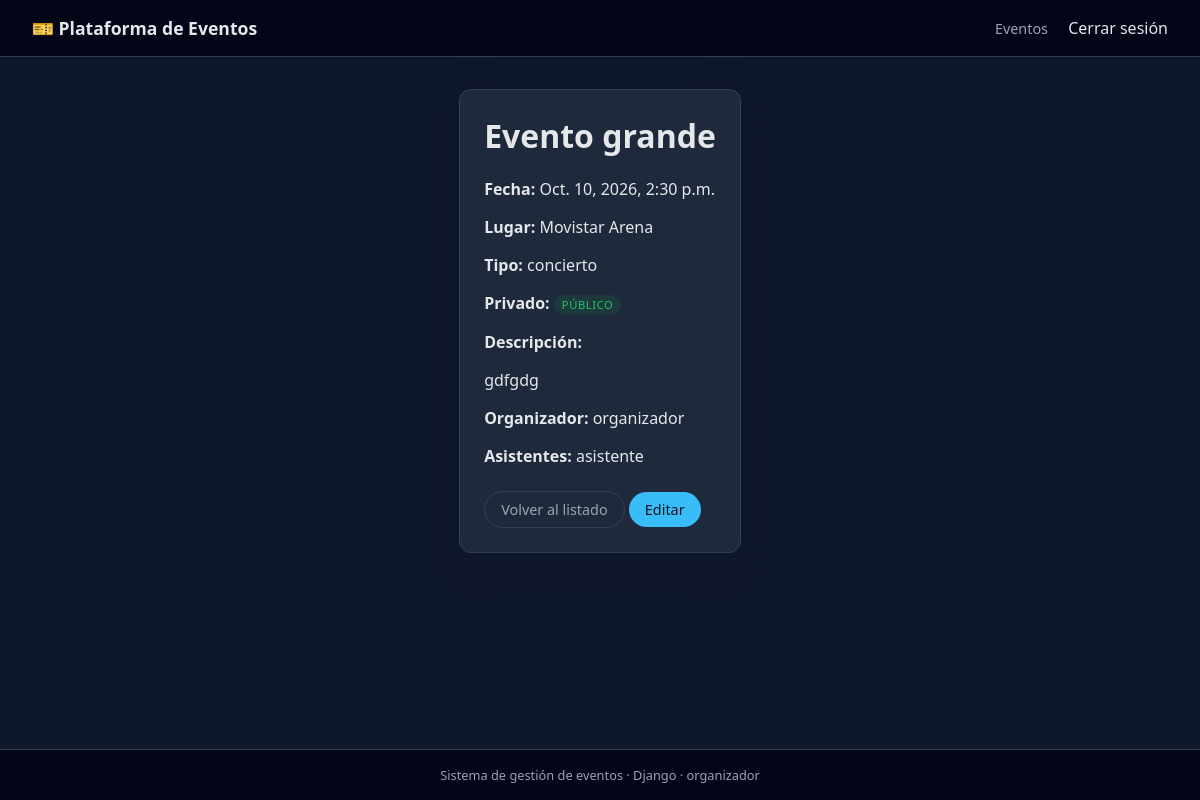
/eventos/1/ (signed in), run on the app's committed database.
### eventos/models.py (models this page shows, shortened)
class Evento(models.Model):
    TIPO_CHOICES = [
        ('conferencia', 'Conferencia'),
        ('concierto', 'Concierto'),
        ('seminario', 'Seminario'),
    ]
    titulo = models.CharField(max_length=200)
    descripcion = models.TextField()
    fecha = models.DateTimeField()
    lugar = models.CharField(max_length=200)
    tipo = models.CharField(max_length=50, choices=TIPO_CHOICES, blank=True)
    es_privado = models.BooleanField(default=False)
    organizador = models.ForeignKey(
        User,
        on_delete=models.CASCADE,
        related_name='eventos_organizados'
    )
    asistentes = models.ManyToManyField(
        User,
        related_name='eventos_asistidos',
        blank=True,
    )

### eventos/views.py (the view, shortened to what this page needs)
# urls.py: path('<int:pk>/', EventoDetalleView.as_view(), name='evento_detalle'),
class EventoDetalleView(LoginRequiredMixin, DetailView):
    model = Evento
    template_name = 'eventos/detalle_evento.html'
    context_object_name = 'evento'
    def dispatch(self, request, *args, **kwargs):
        evento = self.get_object()
        user = request.user
        if not evento.es_privado:
            return super().dispatch(request, *args, **kwargs)

### eventos/templates/eventos/detalle_evento.html (shortened to what this page needs)
{% extends 'base.html' %}
{% block content %}
    <h1>{{ evento.titulo }}</h1>
    <p><strong>Fecha:</strong> {{ evento.fecha }}</p>
    <p><strong>Lugar:</strong> {{ evento.lugar }}</p>
    <p><strong>Tipo:</strong> {{ evento.tipo }}</p>
    <p><strong>Privado:</strong>
        {% if evento.es_privado %}
            <span class="badge badge-privado">Privado</span>
        {% else %}
            <span class="badge badge-publico">Público</span>
        {% endif %}
    </p>
    <p><strong>Descripción:</strong></p>
    <p>{{ evento.descripcion }}</p>
    <p><strong>Organizador:</strong> {{ evento.organizador }}</p>
    <p><strong>Asistentes:</strong>
        {% if evento.asistentes.all %}
            {{ evento.asistentes.all|join:", " }}
        {% else %}
            Ninguno
        {% endif %}
    </p>
    <div class="mt-3">
        <a class="btn btn-secondary" href="{% url 'eventos:lista_eventos' %}">Volver al listado</a>
        {% if perms.eventos.change_evento %}
            <a class="btn" href="{% url 'eventos:evento_editar' evento.pk %}">Editar</a>
        {% endif %}
    </div>
{% endblock %}

### templates/base.html (shortened to what this page needs)
{% load static %}
<!DOCTYPE html>
<html lang="es">
<head>
    <link rel="stylesheet" href="{% static 'css/estilos.css' %}">
</head>
<body>
<div class="layout">
    <header class="navbar">
        <div class="navbar-title">
            🎫 Plataforma de Eventos
        </div>
        <nav class="navbar-links">
            <a href="{% url 'eventos:lista_eventos' %}">Eventos</a>
            {% if user.is_authenticated %}
    <form method="post" action="{% url 'logout' %}" style="display:inline;">
        <button type="submit" class="btn-link-logout">Cerrar sesión</button>
    </form>
{% else %}
    <a href="{% url 'login' %}">Iniciar sesión</a>
{% endif %}
        </nav>
    </header>
    <main class="main-content">
        <div class="card">
            {% block content %}{% endblock %}
        </div>
    </main>
    <footer class="footer">
        Sistema de gestión de eventos · Django · {{ user.username|default:"Invitado" }}
    </footer>
</div>
</body>
</html>

### static/css/estilos.css (style rules this page uses)
:root { --bg: #0f172a; --bg-card: #1e293b; --accent: #38bdf8; --accent-soft: #0ea5e9; --text-main: #e5e7eb; --text-muted: #9ca3af; --danger: #ef4444; --success: #22c55e; --border-soft: #334155; }
* { box-sizing: border-box; }
body { margin: 0; font-family: system-ui, -apple-system, BlinkMacSystemFont, "Segoe UI", sans-serif; background-color: var(--bg); color: var(--text-main); }
a { color: var(--accent); text-decoration: none; }
.layout { min-height: 100vh; display: flex; flex-direction: column; }
.navbar { background: #020617; padding: 1rem 2rem; display: flex; justify-content: space-between; align-items: center; border-bottom: 1px solid var(--border-soft); }
.navbar-title { font-weight: 600; font-size: 1.1rem; }
.navbar-links a { margin-left: 1rem; font-size: 0.9rem; color: var(--text-muted); }
.main-content { max-width: 960px; margin: 2rem auto; padding: 0 1rem 2rem 1rem; flex: 1; }
.card { background: var(--bg-card); border-radius: 0.75rem; padding: 1.5rem; border: 1px solid var(--border-soft); box-shadow: 0 18px 40px rgba(15, 23, 42, 0.7); }
.card h1, .card h2 { margin-top: 0; }
.btn { display: inline-block; padding: 0.5rem 1rem; border-radius: 999px; border: none; cursor: pointer; font-size: 0.9rem; font-weight: 500; background: var(--accent); color: #0b1120; }
.btn-secondary { background: transparent; border: 1px solid var(--border-soft); color: var(--text-muted); }
.badge { display: inline-block; padding: 0.15rem 0.5rem; border-radius: 999px; font-size: 0.7rem; text-transform: uppercase; letter-spacing: 0.05em; }
.badge-publico { background: rgba(34, 197, 94, 0.1); color: var(--success); }
.mt-3 { margin-top: 1.5rem; }
.footer { text-align: center; padding: 1rem 0; font-size: 0.8rem; color: var(--text-muted); border-top: 1px solid var(--border-soft); background: #020617; }
.btn-link-logout { background: none; border: none; padding: 0; margin: 0 0 0 1rem; font: inherit; color: inherit; cursor: pointer; text-decoration: none; }

### data on the page
Evento: titulo "Evento grande", fecha "Oct. 10, 2026, 2:30 p.m.", lugar "Movistar Arena", tipo "concierto", descripcion "gdfgdg", organizador "organizador", asistentes.all "asistente"

### other printed values
{{ user.username|default:"Invitado" }} "organizador"
